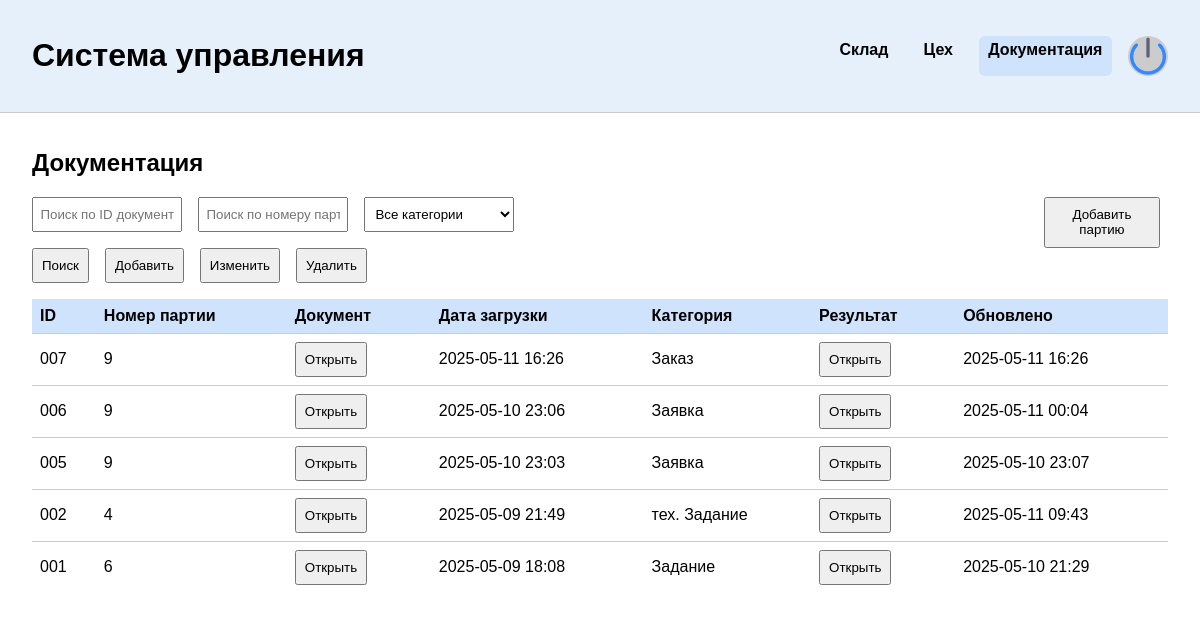
Page /docs/ (signed in) on the committed database.
### main/models.py (models this page shows)
class DocumentManagement(models.Model):
    batch = models.ForeignKey(Batch, on_delete=models.CASCADE)
    status = models.CharField(max_length=50, verbose_name="Статус заявки", choices=DocumentStatuses)
    request = models.FileField(verbose_name="Текст заявки", upload_to="static/documents/requests/")
    category = models.CharField(max_length=50, verbose_name="Тип", choices=CategoryRequests)
    updated_at = models.DateTimeField(auto_now=True, verbose_name="Дата и время последнего изменения")
    created_at = models.DateTimeField(default=timezone.now)
    class Meta:
        verbose_name = "Документооборот"
        verbose_name_plural = "Документооборот"

### main/views/documents.py (the view)
# urls.py: path("docs/", DocsPage.as_view()),
class DocsPage(BaseView, TemplateView):
    template_name = "main/documents.html"
    @property
    def can_load_request(self):
        user = self.request.user
        if user.role in [UserRole.WarehouseManager, UserRole.Cutter, UserRole.Sewer, UserRole.PackerInspector, UserRole.Designer, UserRole.PatternDesigner]:
            return False
        return True
    @property
    def can_edit(self):
        user = self.request.user
        if user.role in [UserRole.WarehouseManager, UserRole.Cutter, UserRole.Sewer, UserRole.PatternDesigner, UserRole.Designer, UserRole.PackerInspector]:
            return False
        return True
    @property
    def can_load_result(self):
        user = self.request.user
        if user.role in [UserRole.Sewer, UserRole.WarehouseManager]:
            return False
        return True
    def get_context_data(self, **kwargs):
        context = super().get_context_data(**kwargs)
        if self.request.user.role in [UserRole.Designer, UserRole.PatternDesigner]:
            docs = Document.objects.filter(category="Задание")
        elif self.request.user.role in [UserRole.WarehouseManager]:
            docs = Document.objects.filter(category="Заказ")
        elif self.request.user.role in [
            UserRole.Sewer,
            UserRole.PackerInspector,
        ]:
            docs = Document.objects.filter(category="тех. Задание")
        elif self.request.user.role in [UserRole.Cutter]:
            docs = Document.objects.filter(Q(category="тех. Задание") | Q(category="Заказ")).order_by("-id")
        else:
            docs = Document.objects.all().order_by("-id")
        context["docs"] = DocumentSerializer(docs, many=True).data
        context["batches"] = Batch.objects.order_by("-id")
        context["can_load_request"] = self.can_load_request
        context["can_load_result"] = self.can_load_result
        context["can_edit"] = self.can_edit
        print(self.can_load_request)
        return context

### main/models.py (called while the page is built)
    def __str__(self):
        return f"{self.fullname} - {self.role}"

### main/serializers.py (called while the page is built)
    def get_url(self, obj):
        return "/file/" + str(obj.file).replace("/", "-")

    def get_name(self, obj):
        return get_file_name(obj.file)

    def get_request_url(self, obj):
        return "/file/" + str(obj.request).replace("/", "-")

    def get_request_name(self, obj):
        return get_file_name(obj.request)

    def get_results(self, obj):
        return ResultSerialzier(obj.results.all(), many=True).data

    def get_created_at(self, obj):
        return timezone.localtime(obj.created_at, timezone=pytz.timezone('Europe/Moscow')).strftime("%Y-%m-%d %H:%M")

    def get_updated_at(self, obj):
        return timezone.localtime(obj.updated_at, timezone=pytz.timezone('Europe/Moscow')).strftime("%Y-%m-%d %H:%M")

    def get_id(self, obj):
        return str(obj.id).zfill(3)

### main/views/base.py (called while the page is built)
    def dispatch(self, request: HttpRequest, *args, **kwargs):
        user = request.user
        if not user.is_authenticated:
            return HttpResponseRedirect('/')
        print(user.login)
        print(user.__dict__)
        if user.role == UserRole.GeneralManager or user.role == UserRole.ProductionManager:
            return super().dispatch(request, *args, **kwargs)
        if user.role not in self.get_enable_roles():
            return render(request, "main/protect.html")
        return super().dispatch(request, *args, **kwargs)

### utils/get_file_name.py (called while the page is built)
def get_file_name(file):
    return unquote(str(file)[str(file).rfind("/") + 1 : :])

### main/templates/main/documents.html (shortened to what this page needs)
{% extends "main/base.html" %}
{% load static %}
{% block content %}
<header>
  <h1>Система управления</h1>
  <div class="menu">
    <a href="/warehouse/materials/">Склад</a>
    <a href="/ceh/workers/">Цех</a>
    <a href="/docs/" class="active">Документация</a>
    <div class="avatar"><img src="{% static 'main/shutdown.png' %}" /></div>
  </div>
</header>
  <main id="docs">
    <h2>Документация</h2>
    <div style="display: flex;">
      <div class="filters">
        <input type="text" placeholder="Поиск по ID документа">
        <input type="text" placeholder="Поиск по номеру партии">
        <select>
          <option>Все категории</option>
        </select>
      </div>
      {% if request.user.role == "Генеральный директор" %}
      <button onclick="document.getElementById('dialog-confirm-add-batch').showModal()">Добавить партию</button>
      {% endif %}
    </div>
      <div style="display: flex; gap: 0.5rem; margin-bottom: 1rem;">
        <button title="Применить фильтры поиска к документам" onclick="filterDocs()">Поиск</button>
        <button {% if not can_edit %} disabled {% endif %} title="Добавить новую заявку" onclick="openAddDoc(event)">Добавить</button>
        <button {% if not can_edit %} disabled {% endif %} title="Редактировать существующую заявку по ID" onclick="document.getElementById('dialog-edit-doc-entry').showModal()">Изменить</button>
        <button {% if not can_edit %} disabled {% endif %} title="Удалить заявку по ID с подтверждением" onclick="document.getElementById('dialog-delete-doc-id').showModal()">Удалить</button>
      </div>
    <table>
      <thead>
        <tr>
          <th>ID</th><th>Номер партии</th><th>Документ</th>
          <th>Дата загрузки</th><th>Категория</th><th>Результат</th><th>Обновлено</th>
        </tr>
      </thead>
      <tbody>
        {% for d in docs %}
        <tr>
          <td>{{ d.id }}</td><td>{{ d.batch }}</td><td><button title="Открыть загруженные документы" onclick="openDoc(event, {{d.id}})">Открыть</button></td>
          <td>{{ d.created_at }}</td><td>{{ d.category }}</td><td><button title="Открыть результат" onclick="openResults(event, {{d.id}})">Открыть</button></td><td>{{ d.updated_at }}</td>
          {% endfor %}
        </tr>
      </tbody>
    </table>
  </main>
{% endblock %}

### main/templates/main/base.html (style rules this page uses)
.filters, .search, .table-section input, .table-section .filters { margin-bottom: 1rem; display: flex; gap: 0.5rem; flex-wrap: wrap; }
.filters input, .filters select { flex: 1 1 150px; max-width: 150px; height: 35px; padding: 0.4rem; box-sizing: border-box; }
.filters { width: 100%; }
body { margin: 0; font-family: sans-serif; background-color: white; color: black; }
header { display: flex; justify-content: space-between; align-items: center; padding: 1rem 2rem; background-color: #e6f0fa; border-bottom: 1px solid #ccc; }
.menu { display: flex; gap: 1rem; }
.menu a { text-decoration: none; color: black; font-weight: bold; padding: 0.3rem 0.6rem; border-radius: 6px; }
.menu a.active { background-color: #d0e3fc; }
.avatar { width: 40px; height: 40px; background-color: #ccc; border-radius: 50%; }
main, section { padding: 1rem 2rem; }
table { width: 100%; border-collapse: collapse; margin-bottom: 2rem; }
th { background-color: #d0e3fc; padding: 0.5rem; text-align: left; }
td { padding: 0.5rem; border-top: 1px solid #ccc; }
input, select, button { padding: 0.5rem; margin-right: 0.5rem; }
.avatar img { width: 100%; cursor: pointer; }

### rows in the picture
DocumentManagement: category "Заказ"
DocumentManagement: category "Заявка"
DocumentManagement: category "Заявка"
DocumentManagement: category "тех. Задание"
DocumentManagement: category "Задание"

### other values in the picture
{{ d.id }} "007" "006" "005" "002" "001"
{{ d.batch }} "9" "9" "9" "4" "6"
{{ d.created_at }} "2025-05-11 16:26" "2025-05-10 23:06" "2025-05-10 23:03" "2025-05-09 21:49" "2025-05-09 18:08"
{{ d.updated_at }} "2025-05-11 16:26" "2025-05-11 00:04" "2025-05-10 23:07" "2025-05-11 09:43" "2025-05-10 21:29"
